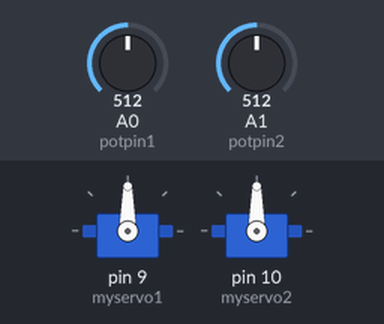
Simulated run of this sketch. Board: Arduino Uno, built with avr-gcc and run on an emulated ATmega328P. Parts: 2 × servo. The test bench sets the inputs (shaded band); at power-on: A0 (potpin1) = 512, A1 (potpin2) = 512. What the sketch prints to the serial monitor is not drawn.

Above: at 1.2 s.
1.3 s: A0 (potpin1) set to 716
At 1.7 s:
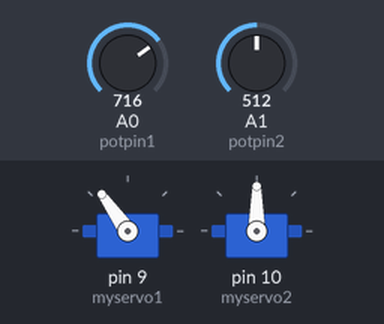
2.8 s: A1 (potpin2) set to 716
At 4.0 s:
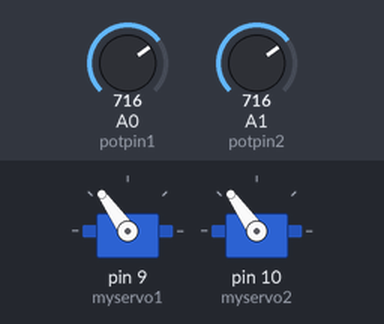
4.3 s: A0 (potpin1) set to 900
At 5.3 s:
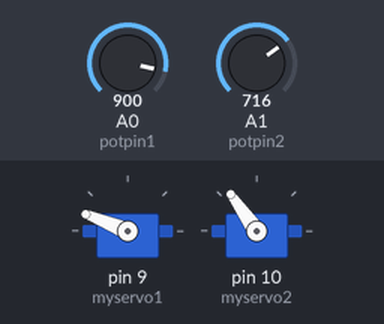
5.8 s: A1 (potpin2) set to 900
At 6.5 s:
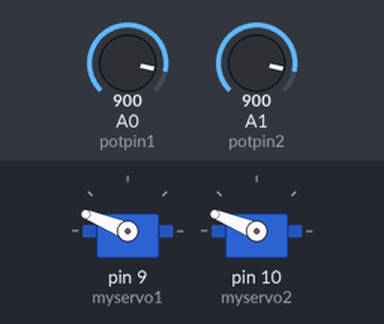
7.3 s: A0 (potpin1) set to 1023
At 7.7 s:
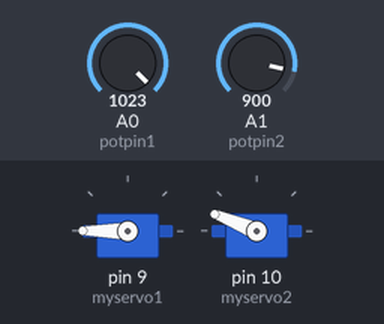
8.8 s: A1 (potpin2) set to 1023
At 10.1 s:
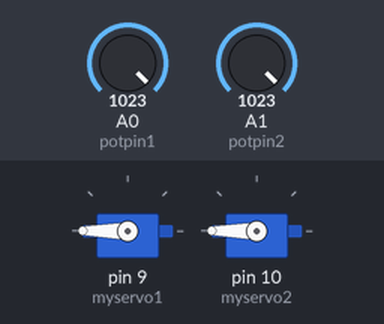
Timing chart, 0 to 11.3 s (numbered marks = the images above; inputs shaded):
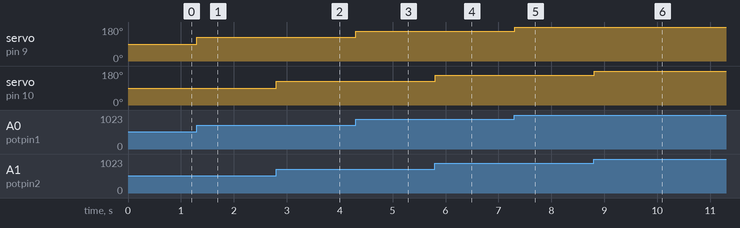

The sketch:

potsToServosSerial.ino
```cpp
/*
 Controlling servo position using a potentiometer (variable resistor)
 by Michal Rinott <http://people.interaction-ivrea.it/m.rinott>

 modified on 8 Nov 2013
 by Scott Fitzgerald
 http://www.arduino.cc/en/Tutorial/Knob

 modified by Dirichi and Nahil on 6 February 2016 for 2 servos and 2 potentiometers
*/

#include <Servo.h>

Servo myservo1;  // create first servo object to control first servo
Servo myservo2;  // create second servo object to control second servo

int potpin1 = 0;  // analog pin used to connect the first potentiometer
int potpin2 = 1;  // analog pin used to connect the second potentiometer
int val1;    // variable to read the value from the first analog pin
int val2;    // variable to read the value from the second analog pin

void setup() {
  Serial.begin(9600); // open a serial connection
  myservo1.attach(9);  // attaches the first servo on pin 9 to the first servo object
  myservo2.attach(10);  // attaches the second servo on pin 10 to the second servo object
}

void loop() {
  val1 = analogRead(potpin1);            // reads the value of the first potentiometer (value between 0 and 1023)
  val1 = map(val1, 0, 1023, 0, 180);     // scale it to use it with the first servo (value between 0 and 180)
  val2 = analogRead(potpin2);            // reads the value of the second potentiometer (value between 0 and 1023)
  val2 = map(val2, 0, 1023, 0, 180);    // scale it to use it with the second servo (value between 0 and 180)
  myservo1.write(val1);   // sets the first servo position according to the first scaled value
  myservo2.write(val2);   // sets the second servo position according to the second scaled value

  Serial.write(val1);           // send the angle of servo1
  Serial.write(val2);           // send the angle of servo2
  delay(15);                    // wait for the servos to get to their positions
}
```

Measured:
- after the input at 1.3 s, servo on pin 9 (myservo1): 90° → 125° at once
- after the input at 2.8 s, servo on pin 10 (myservo2): 90° → 125° at once
- after the input at 4.3 s, servo on pin 9 (myservo1): 125° → 158° at once
- after the input at 5.8 s, servo on pin 10 (myservo2): 125° → 158° at once
- after the input at 7.3 s, servo on pin 9 (myservo1): 158° → 180° at once
- after the input at 8.8 s, servo on pin 10 (myservo2): 158° → 180° at once
